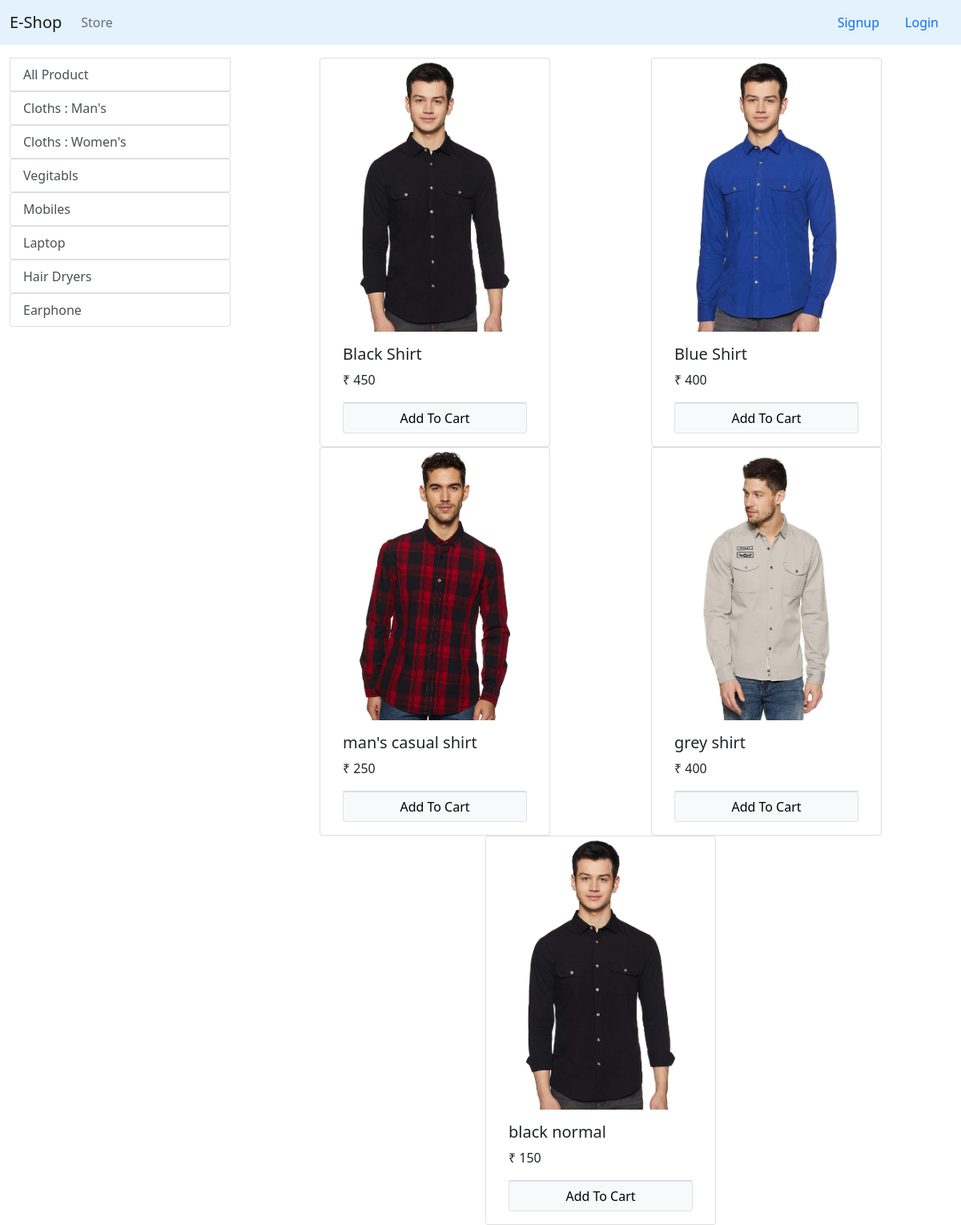
Screenshot of /?categary=1 with the database file from the repository.
### store/models.py (models this page shows, shortened)
class Categary(models.Model):
    name = models.CharField(max_length=50)
    @staticmethod
    def get_all_categary():
        return Categary.objects.all()

class Products(models.Model):
    name= models.CharField(max_length=50)
    price= models.IntegerField(default=0)
    categary= models.ForeignKey(Categary,on_delete=models.CASCADE ,default=1)
    description= models.TextField()
    image=models.ImageField(upload_to='products')
    @staticmethod
    def get_all_product_by_catery_id(Categary_id):
        if Categary_id:
            return Products.objects.filter(categary=Categary_id)
        else:
            return Products.get_all_product()

### store/views.py (the view, shortened to what this page needs)
# urls.py: path('', Index.as_view(), name='Home'),
class Index(View):
    def get(self,request):
        cart=request.session.get('cart')
        if not cart:
            request.session['cart']={}
        product = None
        categaries = Categary.get_all_categary()
        CategaryId = request.GET.get('categary')
        if CategaryId:
            product = Products.get_all_product_by_catery_id(CategaryId)
        else:
            product = Products.get_all_product();
        data = {}
        data['product'] = product
        data['categaries'] = categaries
        return render(request, 'Home.html', data)

### store/templatetags/cart.py (called while the page is built)
@register.filter(name='is_in_cart')
def is_in_cart(product,cart):
    keys =cart.keys()
    for id in keys:
        if int(id)==product.id:
            return True
    return False

### store/templatetags/custom_filter.py (called while the page is built)
@register.filter(name='currency')
def currency(number):
    return "₹ "+str(number)

### templates/Home.html (shortened to what this page needs)
{% extends 'base.html' %}
{% block content %}
{% load cart %}
{% load custom_filter %}
<div class="container-fluid mt-3">
    <div class="row">
        <div class="col-3">
            <a href="/" class="list-group-item list-group-item-action ">All Product</a>
        {% for j in categaries %}
            <div class="list-group">
                <a href="/?categary={{j.id}}" class="list-group-item list-group-item-action ">{{j.name}}</a>
            </div>
        {% endfor %}
        </div>
        <div class="col-9">
            <div class="container-fluid">
                <div class="row mx-auto mb-6">
                    {% for product in product %}
                       <div class="card mx-auto" id="{{product.id}}" style="width: 18rem;">
                          <img src="{{ product.image.url }}" class="card-img-top" alt="...">
                            <div class="card-body">
                                 <h5 class="card-title">{{ product.name}}</h5>
                                      <p class="card-text">{{ product.price|currency }}</p>
                        <div class="card-footer p-0 m-0 no-gutters">
                            {% if product|is_in_cart:request.session.cart %}
                            <div class="row">
                                <form action="/#{{product.id}}" method="POST" class="col-2 btn btn-light ">
                                        {% csrf_token %}
                                        <input hidden type="text" name='product' value='{{product.id}}'>
                                        <input hidden type="text" name="remove" value="{{product.id}}">
                                        <input type="submit" value="-" class="col-2  btn btn-light ">
                                </form>
                                         <div class="text-center col-6 ">{{product|cart_quantity:request.session.cart}}  item in Cart</div>
                                <form action="/#{{product.id}}" method="POST"  class="col-2 btn btn-light ">
                                        {% csrf_token %}
                                        <input hidden type="text" name="product" value="{{product.id}}">
                                        <input type="submit" value="+" class="col-2 btn btn-light">
                                </form>
                            </div>
                                {% else %}
                                <form action="/#{{product.id}}" method="POST" class="btn-block">
                                        <input type="submit"  value="Add To Cart" class="float-right btn btn-block btn-light border form-control no-gutters ">
                                </form>
                                {% endif %}
                        </div>
                             </div>
                        </div>
                    {% endfor %}
                </div>
            </div>
        </div>
    </div>
</div>
{% endblock %}

### rows the page displays
Categary: name "Cloths : Man's"
Categary: name "Cloths : Women's"
Categary: name "Vegitabls"
Categary: name "Mobiles"
Categary: name "Laptop"
Categary: name "Hair Dryers"
Categary: name "Earphone"
Products: {{ product.id }} 1 (drawn), image (picture), name "Black Shirt", price "₹ 450"
Products: image (picture), name "Blue Shirt", price "₹ 400"
Products: image (picture), name "man's casual shirt", price "₹ 250"
Products: image (picture), name "grey shirt", price "₹ 400"
Products: image (picture), name "black normal", price "₹ 150"
